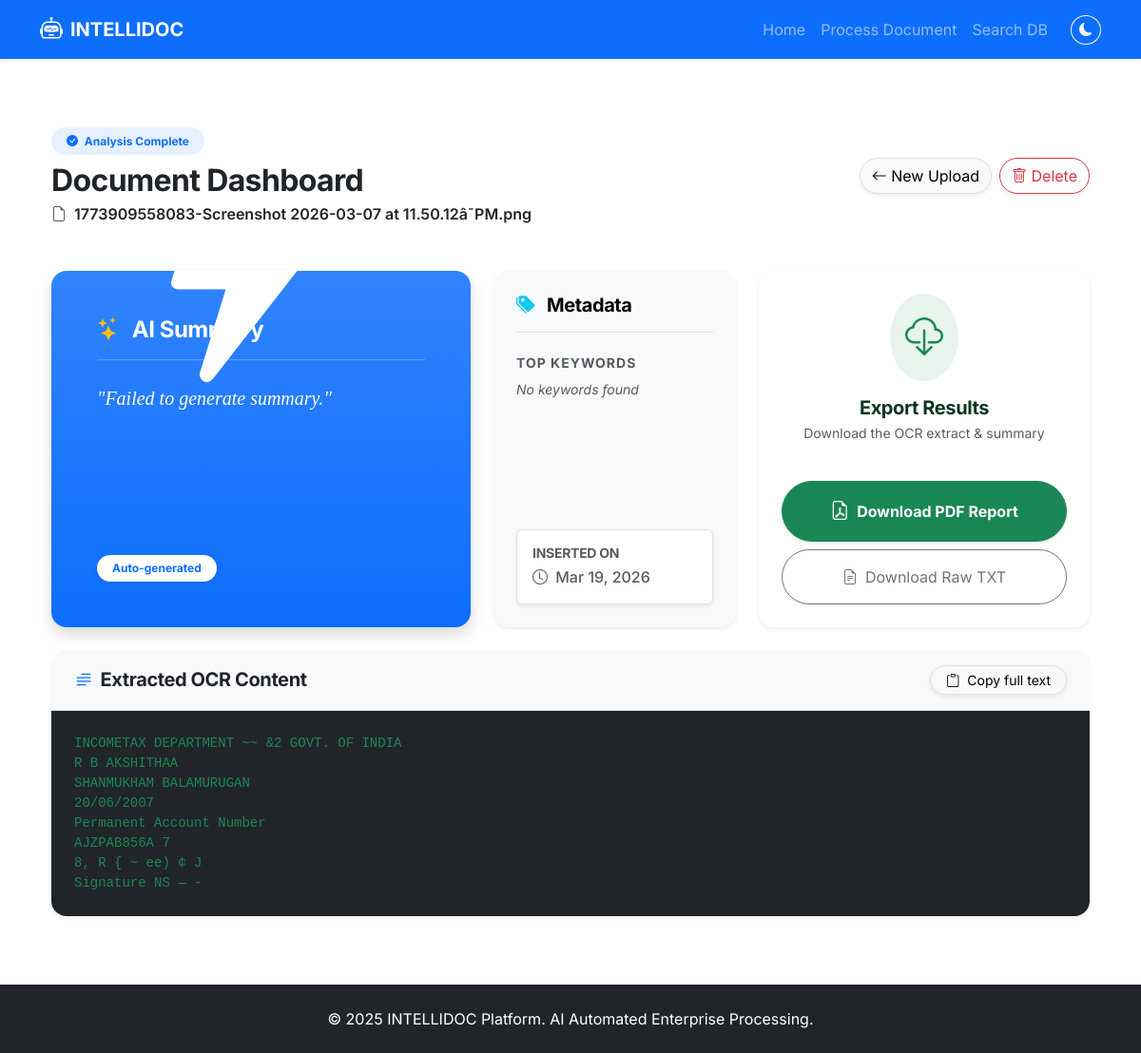
The page /result/1 on the database its author committed.
### app.py (models this page shows)
class docTable(db.Model):
    __tablename__ = 'docTable'
    id = db.Column(db.Integer, primary_key=True)
    filename = db.Column(db.String(255), nullable=False)
    extracted_text = db.Column(db.Text, nullable=True)
    summary = db.Column(db.Text, nullable=True)
    keywords = db.Column(db.String(255), nullable=True)
    upload_date = db.Column(db.DateTime, default=datetime.utcnow)

### app.py (the view)
@app.route('/result/<int:doc_id>')
def result(doc_id):
    doc = docTable.query.get_or_404(doc_id)
    return render_template('result.html', doc=doc)

### templates/result.html (shortened to what this page needs)
{% extends 'base.html' %}
{% block content %}
<div class="container py-4">
    <div class="d-flex flex-column flex-md-row justify-content-between align-items-md-center mb-5 gap-3">
        <div>
            <span class="badge bg-primary bg-opacity-10 text-primary mb-2 px-3 py-2 rounded-pill"><i class="bi bi-check-circle-fill me-1"></i> Analysis Complete</span>
            <h2 class="fw-bolder mb-1">Document Dashboard</h2>
            <p class="text-muted mb-0 d-flex align-items-center gap-2">
                <i class="bi bi-file-earmark"></i> <span class="fw-semibold text-body">{{ doc.filename }}</span>
            </p>
        </div>
        <div class="d-flex flex-wrap gap-2">
            <a href="{{ url_for('upload') }}" class="btn btn-light shadow-sm rounded-pill border">
                <i class="bi bi-arrow-left"></i> New Upload
            </a>
            <form action="{{ url_for('delete_doc', doc_id=doc.id) }}" method="POST" class="d-inline" onsubmit="return confirm('Are you sure you want to delete this document from the database?');">
                <button type="submit" class="btn btn-outline-danger shadow-sm rounded-pill">
                    <i class="bi bi-trash"></i> Delete
                </button>
            </form>
        </div>
    </div>
    <div class="row g-4 mb-4">
        <div class="col-lg-5">
            <div class="card border-0 shadow rounded-4 h-100 bg-primary bg-gradient text-white position-relative overflow-hidden">
                <div class="position-absolute top-0 end-0 translate-middle text-white text-opacity-10" style="font-size: 15rem; z-index: 0;">
                    <i class="bi bi-lightning-fill"></i>
                </div>
                <div class="card-body p-4 p-xl-5 position-relative z-1 d-flex flex-column">
                    <h4 class="fw-bold mb-4 border-bottom border-light border-opacity-25 pb-3">
                        <i class="bi bi-stars me-2 text-warning"></i> AI Summary
                    </h4>
                    <p class="mb-0 fs-5" style="line-height: 1.6; font-family: Georgia, serif; font-style: italic;">
                        "{{ doc.summary }}"
                    </p>
                    <div class="mt-auto pt-4">
                        <span class="badge bg-white text-primary rounded-pill px-3 py-2 shadow-sm">Auto-generated</span>
                    </div>
                </div>
            </div>
        </div>
        <div class="col-lg-3 col-md-6">
            <div class="card border-0 shadow-sm rounded-4 h-100 bg-body-tertiary">
                <div class="card-body p-4 d-flex flex-column">
                    <h5 class="fw-bold mb-4 text-body-emphasis border-bottom pb-3"><i class="bi bi-tags-fill me-2 text-info"></i> Metadata</h5>
                    <div class="mb-4">
                        <h6 class="text-muted text-uppercase small mb-2 fw-bold letter-spacing-1">Top Keywords</h6>
                        <div class="d-flex flex-wrap gap-2">
                            {% if doc.keywords %}
                                {% for kw in doc.keywords.split(',') %}
                                    <span class="badge bg-white text-dark border shadow-sm px-2 py-1">{{ kw.strip() }}</span>
                                {% endfor %}
                            {% else %}
                                <span class="text-muted fst-italic small">No keywords found</span>
                            {% endif %}
                        </div>
                    </div>
                    <div class="mt-auto bg-white rounded p-3 shadow-sm border">
                        <h6 class="text-muted text-uppercase small mb-1 fw-bold">Inserted On</h6>
                        <p class="mb-0 fw-medium text-body-secondary"><i class="bi bi-clock me-1"></i> {{ doc.upload_date.strftime('%b %d, %Y') }}</p>
                    </div>
                </div>
            </div>
        </div>
        <div class="col-lg-4 col-md-6">
            <div class="card border-0 shadow-sm rounded-4 h-100 bg-white border border-success border-opacity-25">
                <div class="card-body p-4 d-flex flex-column justify-content-center text-center">
                    <div class="mb-4">
                        <div class="bg-success bg-opacity-10 d-inline-block p-3 rounded-circle mb-3">
                            <i class="bi bi-cloud-download text-success fs-1"></i>
                        </div>
                        <h5 class="fw-bold text-success-emphasis mb-1">Export Results</h5>
                        <p class="text-muted small">Download the OCR extract & summary</p>
                    </div>
                    <div class="d-grid gap-2 mt-auto">
                        <a href="{{ url_for('download_pdf', doc_id=doc.id) }}" class="btn btn-success p-3 rounded-pill shadow-sm fw-bold d-flex align-items-center justify-content-center gap-2 btn-hover-lift">
                            <i class="bi bi-file-earmark-pdf fs-5"></i> Download PDF Report
                        </a>
                        <a href="{{ url_for('download_txt', doc_id=doc.id) }}" class="btn btn-outline-secondary p-3 rounded-pill d-flex align-items-center justify-content-center gap-2">
                            <i class="bi bi-file-earmark-text"></i> Download Raw TXT
                        </a>
                    </div>
                </div>
            </div>
        </div>
    </div>
    <div class="card border-0 shadow-sm rounded-4 overflow-hidden mt-2">
        <div class="card-header bg-body-tertiary border-bottom py-3 px-4 d-flex flex-wrap justify-content-between align-items-center gap-3">
            <h5 class="fw-bold mb-0 d-flex align-items-center gap-2">
                <i class="bi bi-text-paragraph text-primary"></i>
                Extracted OCR Content
            </h5>
            <button class="btn btn-sm btn-light border shadow-sm rounded-pill px-3" onclick="copyToClipboard('ocrContent')">
                <i class="bi bi-clipboard me-1"></i> Copy full text
            </button>
        </div>
        <div class="card-body p-0 position-relative">
            <div class="bg-dark text-success font-monospace p-4" style="max-height: 500px; overflow-y: auto;">
                <pre class="m-0 border-0 bg-transparent text-success" id="ocrContent" style="white-space: pre-wrap; word-break: break-word;">{{ doc.extracted_text }}</pre>
            </div>
        </div>
    </div>
</div>
{% endblock %}

### templates/base.html (shortened to what this page needs)
<!DOCTYPE html>
<html lang="en" data-bs-theme="light">
<head>
    <link href="https://cdn.jsdelivr.net/npm/bootstrap@5.3.2/dist/css/bootstrap.min.css" rel="stylesheet">
    <link href="https://cdn.jsdelivr.net/npm/bootstrap-icons@1.11.1/font/bootstrap-icons.css" rel="stylesheet">
    <link href="{{ url_for('static', filename='css/style.css') }}" rel="stylesheet">
</head>
<body>
    <nav class="navbar navbar-expand-lg navbar-dark bg-primary shadow-sm">
        <div class="container">
            <a class="navbar-brand fw-bold d-flex align-items-center gap-2" href="{{ url_for('index') }}">
                <i class="bi bi-robot fs-4"></i> INTELLIDOC
            </a>
            <div class="collapse navbar-collapse" id="navbarNav">
                <ul class="navbar-nav ms-auto align-items-center">
                    <li class="nav-item">
                        <a class="nav-link" href="{{ url_for('index') }}">Home</a>
                    </li>
                    <li class="nav-item">
                        <a class="nav-link" href="{{ url_for('upload') }}">Process Document</a>
                    </li>
                    <li class="nav-item">
                        <a class="nav-link" href="{{ url_for('search') }}">Search DB</a>
                    </li>
                    <li class="nav-item ms-lg-3">
                        <button class="btn btn-outline-light btn-sm rounded-circle theme-toggle" id="themeToggle" aria-label="Toggle theme">
                            <i class="bi bi-moon-fill" id="themeIcon"></i>
                        </button>
                    </li>
                </ul>
            </div>
        </div>
    </nav>
    <main class="container my-5 min-vh-100">
        {% block content %}{% endblock %}
    </main>
    <footer class="bg-dark text-white py-4 mt-auto">
        <div class="container text-center">
            <p class="mb-0">&copy; {{ range(2025, 2026) | list | last }} INTELLIDOC Platform. AI Automated Enterprise Processing.</p>
        </div>
    </footer>
</body>
</html>

### static/css/style.css (style rules this page uses)
:root { --primary-color: #0d6efd; --border-radius: 1rem; }
body { font-family: 'Inter', sans-serif; transition: background-color 0.3s ease, color 0.3s ease; }
h1, h2, h3, h4, h5, h6 { letter-spacing: -0.02em; }
.letter-spacing-1 { letter-spacing: 1px; }

### rows shown on the page
docTable: filename "1773909558083-Screenshot 2026-03-07 at 11.50.12â¯PM.png", summary "Failed to generate summary.", upload_date "Mar 19, 2026", extracted_text "INCOMETAX DEPARTMENT ~~ &2 GOVT. OF INDIA R B AKSHITHAA SHANMUKHAM BALAMURUGAN 20/06/2007 Permanent Account Number AJZPAB856A 7 8, R { ~ ee) ¢ J Signature NS — -"

### other values the page prints
{{ range(2025, 2026) | list | last }} "2025"
